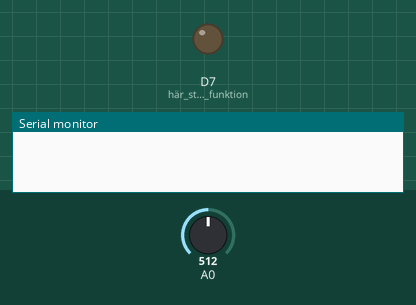
Recording of a sketch running on a simulated ESP8266 (NodeMCU). On the bench: output pins drawn as LEDs (lit = HIGH), the last lines printed to the serial monitor. The test bench sets the inputs (shaded band); at power-on: A0 = 512. WiFi joins after 1.5 s; servers stay silent unless stated; uploads are accepted with an empty reply.

Above: at 0.1 s.
At 2.8 s:
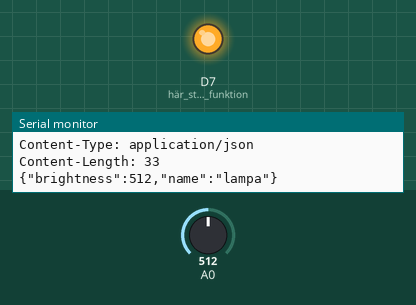
Timing chart, 0 to 4.3 s (numbered marks = the images above):
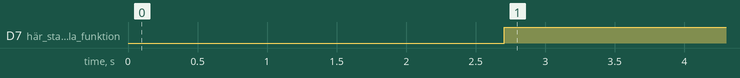

Measured:
- by itself, D7 (här_startas_alla_funktion): LOW → HIGH at 2.7 s

The sketch:

Ljus_sensor.ino
```cpp
#include <ArduinoJson.h>// ibörjan vilka biblotek som ska avändas i koden
#define D7 13
#include <ESP8266WiFi.h>          //https://github.com/esp8266/Arduino //needed for library
#include <DNSServer.h>
#include <ESP8266WebServer.h>
#include <WiFiManager.h>//https://github.com/tzapu/WiFiManager
int AI_ljus = 0;//variabler för att kunna ta in värden från sensorn
int ljus =0;
String Lampname = "lampa";

 String SendtoDB(String host){
 String type ="PATCH ";
 String url= "/grupp3/"; //Urlen jag använder för att posta mina värden
  Serial.println("Skickar värde första gången");
  StaticJsonBuffer<300> jsonBuffer; //Skapar en buffer, det vill säga så mycket minne som vårt blivande jsonobjekt får använda.
  JsonObject& root = jsonBuffer.createObject(); //Skapar ett jsonobjekt som vi kallar root
  root["brightness"] = ljus; // nivån av ljus
  root["name"] = Lampname; //Skapar parameterna name och ger den värdet Lampname
  String buffer; //Skapar en string som vi kallar buffer
  root.printTo(buffer); //Lägger över och konverterar vårt jsonobjekt till en string och sparar det i buffer variabeln.
    //här någonstans ska jag anvädna POST eller PATCH beroende på om värdet finns!!!!
    // Detta skickar värdena till servern.
  String Output =type+url + " HTTP/1.1\r\n" + //Säger att det är typen post, kan vara patch, get,delete beroende på vad man vill göra., samt urlen vi ska till.
  "Host: " + host+ "\r\n" + //Berättar vilken host det är vi ansluter till
  "Content-Type: application/json\r\n" + //Säger att det är Json format vi skickar (dock konverterat till en string för att kunna skickas.
  "Content-Length: " + buffer.length() + "\r\n" + //Berättar hur stort packet vi ska skicka.
  "\r\n" + // Detta är en extra radbrytning för att berätta att det är här bodyn startar.
  buffer + "\n"; //skickar vår buffer som body
  Serial.println(Output);
  return Output;
}

void ConnecttoDB(String input){
 const int httpPort = 3001; //porten vi ska till
 const char* host = "iot.abbindustrigymnasium.se";//Adressen vi ska ansluta, datorns ip

 Serial.print("connecting to ");
Serial.println(host); //Skriver ut i terminalen för att veta vart vi ska skicka värdena.

 WiFiClient client;
 if (!client.connect(host, httpPort)) { //Försöker ansluta
 Serial.println("connection failed");
 return;
 }
 else //Om vi kan ansluta så ska lampa lysa
 {
 digitalWrite(13, HIGH);
 }
  Serial.println(input);
client.print(SendtoDB(host));
 unsigned long timeout = millis();
 while (client.available() == 0) {
 if (millis() - timeout > 10000) {// om servern inte svarar på en viss tid så ska allt avbrytas
 Serial.println(">>> Client Timeout !");
 client.stop();
 return;
 }
 }
}

 void setup() {
  pinMode(13, OUTPUT); //här startas alla funktioner för att man senare ska kunna referera till dem
    Serial.begin(115200);

    //WiFiManager
    //Local intialization. Once its business is done, there is no need to keep it around
    WiFiManager wifiManager;
    //reset saved settings
    //wifiManager.resetSettings();

    wifiManager.autoConnect("Oliver...");
    //if you get here you have connected to the WiFi
    Serial.println("connected...yeey :)");
}


void loop() {
  delay(1000);
  ljus = analogRead(AI_ljus);// det ända som görs här är att vi tar värdet från sensorn och skickar det till databasen
  ConnecttoDB("Send");
}
```
